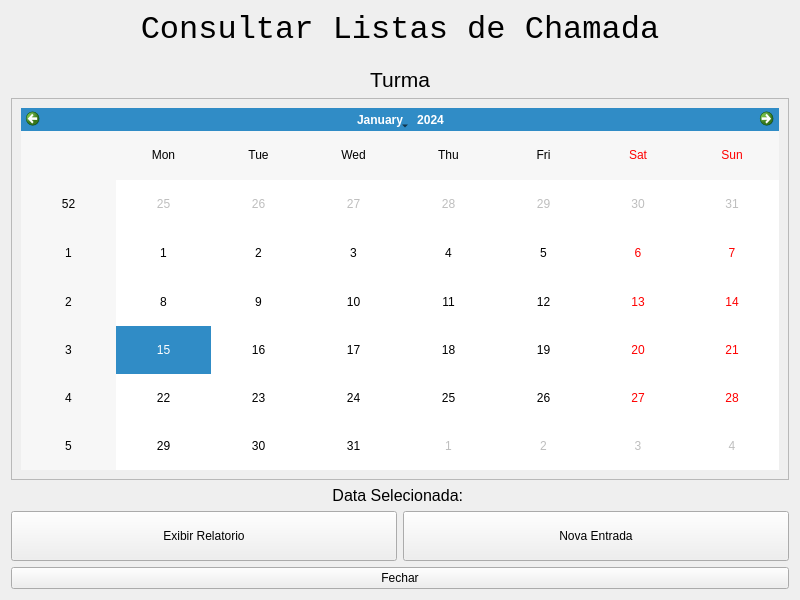
<?xml version="1.0" encoding="UTF-8"?>
<ui version="4.0">
 <class>Images_qW</class>
 <widget class="QWidget" name="Images_qW">
  <property name="geometry">
   <rect>
    <x>0</x>
    <y>0</y>
    <width>800</width>
    <height>600</height>
   </rect>
  </property>
  <property name="minimumSize">
   <size>
    <width>800</width>
    <height>600</height>
   </size>
  </property>
  <property name="windowTitle">
   <string>4Safety</string>
  </property>
  <layout class="QGridLayout" name="gridLayout">
   <item row="2" column="1">
    <widget class="QPushButton" name="new_entry_qPB">
     <property name="minimumSize">
      <size>
       <width>0</width>
       <height>50</height>
      </size>
     </property>
     <property name="text">
      <string>Nova Entrada</string>
     </property>
    </widget>
   </item>
   <item row="3" column="0" colspan="2">
    <widget class="QPushButton" name="close_qPB">
     <property name="text">
      <string>Fechar</string>
     </property>
    </widget>
   </item>
   <item row="2" column="0">
    <widget class="QPushButton" name="view_report_qPB">
     <property name="minimumSize">
      <size>
       <width>0</width>
       <height>50</height>
      </size>
     </property>
     <property name="text">
      <string>Exibir Relatorio</string>
     </property>
    </widget>
   </item>
   <item row="0" column="0" colspan="2">
    <layout class="QGridLayout" name="Images_qGL">
     <item row="3" column="0">
      <widget class="QScrollArea" name="scrollArea">
       <property name="minimumSize">
        <size>
         <width>0</width>
         <height>0</height>
        </size>
       </property>
       <property name="widgetResizable">
        <bool>true</bool>
       </property>
       <widget class="QWidget" name="scrollAreaWidgetContents_4">
        <property name="geometry">
         <rect>
          <x>0</x>
          <y>0</y>
          <width>778</width>
          <height>374</height>
         </rect>
        </property>
        <layout class="QGridLayout" name="gridLayout_2">
         <item row="0" column="0">
          <layout class="QGridLayout" name="Gallery_qGL">
           <property name="spacing">
            <number>10</number>
           </property>
           <item row="0" column="0">
            <widget class="QCalendarWidget" name="calendarWidget"/>
           </item>
          </layout>
         </item>
        </layout>
       </widget>
      </widget>
     </item>
     <item row="0" column="0">
      <widget class="QLabel" name="title_qL">
       <property name="maximumSize">
        <size>
         <width>16777215</width>
         <height>50</height>
        </size>
       </property>
       <property name="font">
        <font>
         <family>Consolas</family>
         <pointsize>24</pointsize>
        </font>
       </property>
       <property name="text">
        <string>Consultar Listas de Chamada</string>
       </property>
       <property name="alignment">
        <set>Qt::AlignCenter</set>
       </property>
      </widget>
     </item>
     <item row="1" column="0">
      <spacer name="verticalSpacer">
       <property name="orientation">
        <enum>Qt::Vertical</enum>
       </property>
       <property name="sizeType">
        <enum>QSizePolicy::Fixed</enum>
       </property>
       <property name="sizeHint" stdset="0">
        <size>
         <width>20</width>
         <height>13</height>
        </size>
       </property>
      </spacer>
     </item>
     <item row="2" column="0">
      <widget class="QLabel" name="course_qL">
       <property name="font">
        <font>
         <pointsize>16</pointsize>
        </font>
       </property>
       <property name="text">
        <string>Turma</string>
       </property>
       <property name="alignment">
        <set>Qt::AlignCenter</set>
       </property>
      </widget>
     </item>
    </layout>
   </item>
   <item row="1" column="0" colspan="2">
    <widget class="QLabel" name="selected_date_qL">
     <property name="font">
      <font>
       <pointsize>12</pointsize>
      </font>
     </property>
     <property name="text">
      <string>Data Selecionada: </string>
     </property>
     <property name="alignment">
      <set>Qt::AlignCenter</set>
     </property>
    </widget>
   </item>
  </layout>
 </widget>
 <tabstops>
  <tabstop>view_report_qPB</tabstop>
  <tabstop>new_entry_qPB</tabstop>
  <tabstop>close_qPB</tabstop>
 </tabstops>
 <resources/>
 <connections/>
</ui>
